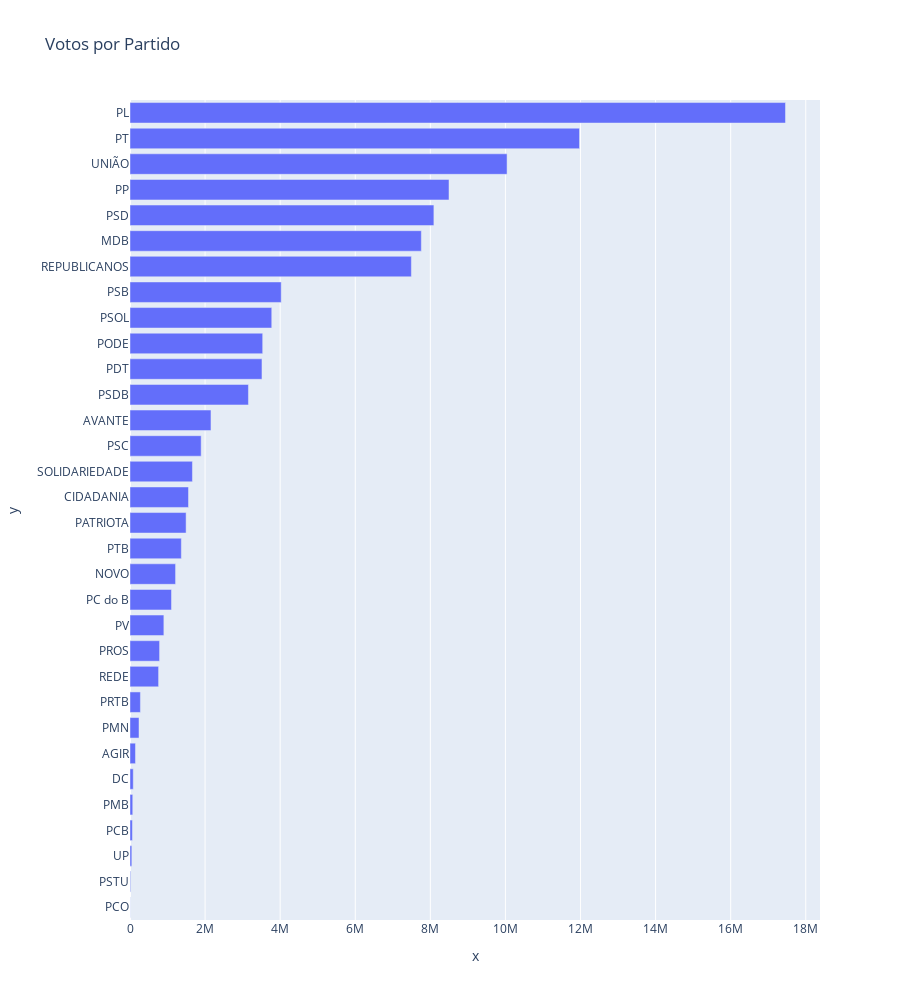

Notebook code for this chart:
### Code cell
dep_votes = df_complete.groupby("SG_PARTIDO").sum()["QT_VOTOS_NOMINAIS_VALIDOS"].sort_values()
px.bar(x=dep_votes.values,y=dep_votes.index, title="Votos por Partido", height=1000)

### Figure 1 — Plotly figure (JSON) as saved in the notebook; plotly's stock layout.template omitted (floating-point values rounded to 4 significant figures)
{"data": [{"alignmentgroup": "True", "hovertemplate": "x=%{x}<br>y=%{y}<extra></extra>", "legendgroup": "", "marker": {"color": "#636efa", "pattern": {"shape": ""}}, "name": "", "offsetgroup": "", "orientation": "h", "showlegend": false, "textposition": "auto", "type": "bar", "x": [3598, 16518, 48495, 64250, 73441, 86594, 145728, 240563, 277667, 761451, 787849, 902212, 1104941, 1213753, 1367536, 1494232, 1558459, 1663143, 1895660, 2156992, 3154895, 3515491, 3534306, 3775574, 4027872, 7494948, 7760260, 8094289, 8497158, 10043627, 11972890, 17459905], "xaxis": "x", "y": ["PCO", "PSTU", "UP", "PCB", "PMB", "DC", "AGIR", "PMN", "PRTB", "REDE", "PROS", "PV", "PC do B", "NOVO", "PTB", "PATRIOTA", "CIDADANIA", "SOLIDARIEDADE", "PSC", "AVANTE", "PSDB", "PDT", "PODE", "PSOL", "PSB", "REPUBLICANOS", "MDB", "PSD", "PP", "UNIÃO", "PT", "PL"], "yaxis": "y"}], "layout": {"barmode": "relative", "height": 1000, "legend": {"tracegroupgap": 0}, "title": {"text": "Votos por Partido"}, "xaxis": {"anchor": "y", "domain": [0, 1], "title": {"text": "x"}}, "yaxis": {"anchor": "x", "domain": [0, 1], "title": {"text": "y"}}}}
